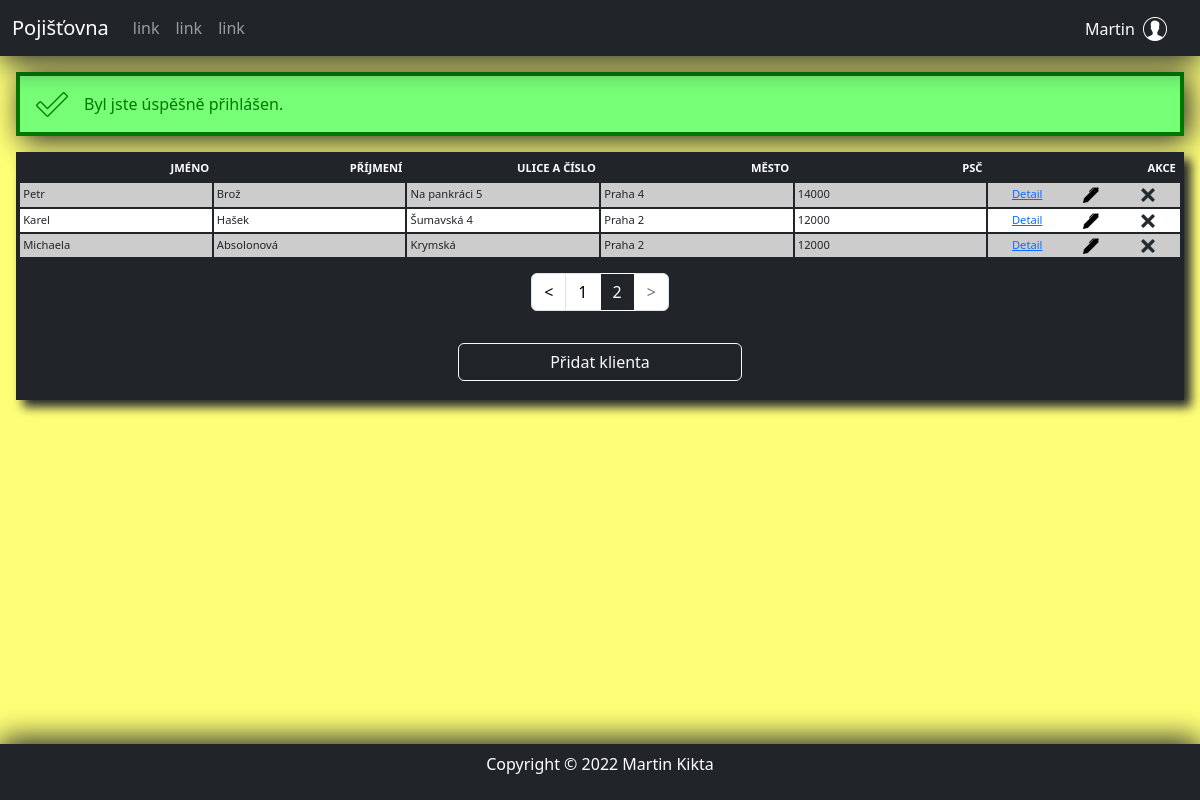
The page /admin/10/10 (signed in) on the database its author committed.
### tables this page shows
CREATE TABLE `persons` (
  `persons_id` int(11) NOT NULL,
  `first_name` varchar(40) NOT NULL,
  `last_name` varchar(40) NOT NULL,
  `date_of_birth` date NOT NULL,
  `contact` int(11) NOT NULL,
  `address` int(11) DEFAULT NULL,
  `user` int(11) DEFAULT NULL,
  `identity_card_number` varchar(10) NOT NULL,
  `national_id_number` varchar(10) NOT NULL
);

CREATE TABLE `addresses` (
  `addresses_id` int(11) NOT NULL,
  `street_and_number` varchar(255) NOT NULL,
  `ZIP` varchar(5) NOT NULL,
  `city` varchar(255) NOT NULL,
  `state` int(11) NOT NULL
);

### index.php (called while the page is built, shortened)
<?php
    $router = new RouterController();
    $router->work(array($_SERVER['REQUEST_URI']));
    $router->writeView();

### Controllers/AdminController.php (called while the page is built, shortened)
<?php
class AdminController extends Controller
{
    public function work(array $parameters): void
    {
        $personManager = new PersonManager();
        if(isset($parameters[1]) && $parameters[1] != "") {
            $from = $parameters[0];
            $limit = $parameters[1];
        }else if(isset($parameters[0]) && $parameters[0] != ""){
            $from = 0;
            $limit = $parameters[0];
        }else{
            $from = 0;
            $limit = 10;
        }
        try {
            $persons = $personManager->getPersonsAll($from, $limit);
        } catch (UserException $error) {
            $this->addMessage($error->getMessage(), TypeOfMessage::ERROR);
        }
    }
}

### Models/Mysql.php (called while the page is built, shortened)
<?php
  class Mysql{
    public static PDO $connection;
    private static array $settings = array(
      PDO::ATTR_ERRMODE => PDO::ERRMODE_EXCEPTION,
      PDO::MYSQL_ATTR_INIT_COMMAND => "SET NAMES utf8",
      PDO::ATTR_EMULATE_PREPARES => false,
    );
    public static function connect(string $host, string $user, string $password, string $databaze) : void
    {
      if (!isset(self::$connection)){
        self::$connection = @new PDO(
          "mysql:host=$host;dbname=$databaze",
          $user,
          $password,
          self::$settings
        );
      }
    }
    public static function moreRows(string $query, array $parameters = array(), $mode=PDO::FETCH_DEFAULT) : ?array{
      $return = self::$connection->prepare($query);
      $return->execute($parameters);
      return $return->fetchAll($mode);
    }
  }

### Models/PersonManager.php (called while the page is built, shortened)
<?php
class personManager
{
    public function getPersonsAll(int $from = 0, int $limit = 25): array
    {
        try {
            $users = Mysql::moreRows(
                'SELECT persons_id, first_name, last_name, user_name, `admin`, street_and_number, city, ZIP, national_id_number, identity_card_number
                FROM persons left JOIN users
                ON persons.user = users.users_id
                JOIN addresses
                ON addresses_id = persons.address
                LIMIT ?, ?;
            ', array($from, $limit), PDO::FETCH_ASSOC);
        } catch (Exception $error) {
            throw new UserException('Došlo k chybě databáze.', 40601);
        }
        return $users;
    }
}

### Controllers/RouterController.php (called while the page is built, shortened)
<?php
    class RouterController extends Controller
    {
        protected Controller $controller;
        public function work(array $parameters) : void
        {
            $devidedPath = $this->parseURL($parameters[0]);
            $classOfController = $this->dashesToCamelCase(array_shift($devidedPath)) . 'Controller';
            if (file_exists('Controllers/' . $classOfController . '.php'))
                $this->controller = new $classOfController;
            else
                $this->redirect('error');
            $this->controller->work($devidedPath);
        }
        private function parseURL(string $url) : array
        {
            $parsedURL = parse_url($url);
            $parsedURL["path"] = ltrim($parsedURL["path"], "/");
            $parsedURL["path"] = trim($parsedURL["path"]);
            $devidedPath = explode("/", $parsedURL["path"]);
            return $devidedPath;
        }
        private function dashesToCamelCase(string $text) : string
        {
            $sentence = str_replace('-', ' ', $text);
            $sentence = ucwords($sentence);
            $sentence = str_replace(' ', '', $sentence);
            return $sentence;
        }
    }

### Views/admin.phtml (the view, shortened to what this page needs)
<div class="container-fluid text-center users">
    <div class="row user-head-row d-none d-md-flex" id="user-head-row">
        <div class="col-md-2 th">
            JMÉNO
        </div>
        <div class="col-md-2 th">
            PŘÍJMENÍ
        </div>
        <div class="col-md-2 th">
            ULICE A ČÍSLO
        </div>
        <div class="col-md-2 th">
            MĚSTO
        </div>
        <div class="col-md-2 th">
            PSČ
        </div>
        <div class="col-md-2 th">
            AKCE
        </div>
    </div>
    <?php foreach ($persons as $person) : ?>
        <div class="row user-row mt-md-0 mt-2">
            <div class="col-6 col-md-2 td">
                <?= $person["first_name"] ?>
            </div>
            <div class="col-6 col-md-2 td">
                <?= $person["last_name"] ?>
            </div>
            <div class="col-6 col-md-2 td">
                <?= $person["street_and_number"] ?>
            </div>
            <div class="col-6 col-md-2 td">
                <?= $person["city"] ?>
            </div>
            <div class="col-6 col-md-2 td">
                <?= $person["ZIP"] ?>
            </div>
            <div class="col-6 col-md-2 td action">
                <a href="profile/<?= $person["persons_id"] ?>">Detail</a>
                <a href="register/update/<?= $person["persons_id"] ?>"><img class="icon" src="img/pen.png" alt="editovat"></a>
                <a href="register/delete/<?= $person["persons_id"] ?>" onClick="return confirm('Jste si jistý, že chcete odstranit uživatele<?=$person["first_name"]?> <?=$person["last_name"]?>')"><img class="icon" src="img/cross.png" alt="odstranit"></a>
            </div>
        </div>
    <?php endforeach; ?>
    <nav aria-label="stránkování">
        <ul class="pagination justify-content-center ">
            <?php foreach ($pages as $page) : ?>
                <li class="page-item <?= $page["class"] ?>">
                    <a href="<?= $page["url"] ?>" class="page-link" tabindex="<?= $page["tabindex"] ?>">
                        <?= $page["label"] ?>
                    </a>
                </li>
            <?php endforeach; ?>
        </ul>
    </nav>
    <a href="register" class="btn btn-outline-light m-3 w-25 align-self add-button">Přidat klienta</a>
</div>

### style.css (style rules this page uses)
body { min-height: 100vh; background-color: #ffff77; box-sizing: border-box; display: flex; flex: 1; flex-direction: column; }
.icon { height: 1rem; }
.user-head-row { border: 1px solid #212529; padding: 0px; }
.th { justify-content: end; font-weight: bold; color: #ffffff; background-color: #212529; text-align: right; }
.user-row { background-color: green; padding: 0; }
.user-row:nth-child(even) .td { background-color: #cccccc; }
.td, .th { border: 1px solid #212529; display: flex; flex-direction: row; align-items: center; padding: 0.2rem; }
.user-row .action { justify-content: space-around; }
.page-item.active a { cursor: default !important; }
.pagination { margin-top: 15px; }
@media (min-width: 768px) { .users { font-size: 0.7rem; border: 3px solid #212529; background-color: #212529; height: max-content; padding: -1px 10px; box-shadow: 7px 7px 10px #212529; } }
@media (min-width: 768px) { .users .user-row:nth-child(odd) .td { background-color: #ffffff; } }

### rows shown on the page
persons: first_name "Petr", last_name "Brož", address.street_and_number "Na pankráci 5", address.city "Praha 4", address.ZIP "14000"
persons: first_name "Karel", last_name "Hašek", address.street_and_number "Šumavská 4", address.city "Praha 2", address.ZIP "12000"
persons: first_name "Michaela", last_name "Absolonová", address.street_and_number "Krymská", address.city "Praha 2", address.ZIP "12000"

### other values the page prints
$user["user_name"] "Martin"
$message["text"] "Byl jste úspěšně přihlášen."
$page["label"] "<"
$page["label"] "1"
$page["label"] "2"
$page["label"] ">"
